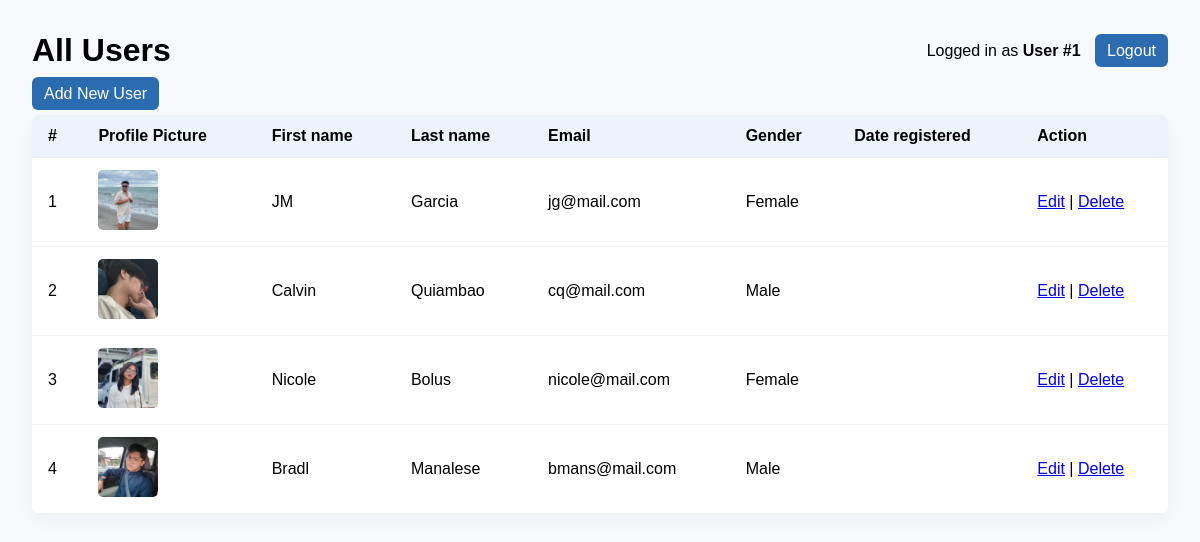
The app's page /registration/users/ (signed in) with its own data.
### registration/models.py (models this page shows, shortened)
class UserRegistration(models.Model):
    first_name = models.CharField(max_length=100)
    last_name = models.CharField(max_length=100)
    email = models.EmailField(max_length=150)
    gender = models.CharField(max_length=12)
    password = models.CharField(max_length=100)
    profile_picture = models.ImageField(
        upload_to='profile_pictures/',
        null=True,
        blank=True
)

### registration/views.py (the view)
    def wrapper(request, *args, **kwargs):
        if not request.session.get('user_id'):
            return redirect(f"{reverse('registration:login_html')}?next={request.path}")
        return fn(request, *args, **kwargs)

### registration/views.py (called while the page is built)
def login_required_view(fn):
    def wrapper(request, *args, **kwargs):
        if not request.session.get('user_id'):
            return redirect(f"{reverse('registration:login_html')}?next={request.path}")
        return fn(request, *args, **kwargs)
    wrapper.__name__ = fn.__name__
    return wrapper

@login_required_view
def users_html(request):
    users = UserRegistration.objects.all().order_by('id')
    return render(request, 'registration/users_list.html', {
        'users': users,
        'current_user': request.session.get('user_name')
    })

### MyBackend/templates/registration/users_list.html (shortened to what this page needs)
<!doctype html>
<html>
<head>
</head>
<body>
  <div class="top">
    <h1 style="margin:0;">All Users</h1>
    <div>
      Logged in as <strong>{% if current_user %}{{ current_user }}{% else %}User #{{ request.session.user_id|default:"-" }}{% endif %}</strong>
      <a href="{% url 'registration:logout_html' %}" class="button" style="margin-left:10px;">Logout</a>
    </div>
  </div>
    <div style="margin-bottom: 12px;">
  <a href="{% url 'registration:user_create_html' %}" class="button">Add New User</a>
</div>
  <table>
    <thead>
      <tr>
        <th>#</th>
        <th>Profile Picture</th>
        <th>First name</th>
        <th>Last name</th>
        <th>Email</th>
        <th>Gender</th>
        <th>Date registered</th>
        <th>Action</th>
      </tr>
    </thead>
    <tbody>
      {% for u in users %}
      <tr>
            <td>{{ forloop.counter }}</td>
                <td>
                  {% if u.profile_picture %}
                    <img src="{{ u.profile_picture.url }}"
                        alt="Profile Picture"
                        width="60" height="60"
                        style="object-fit: cover; border-radius: 5px;">
                  {% else %}
                    No image
                  {% endif %}
                </td>
        <td>{{ u.first_name }}</td>
        <td>{{ u.last_name }}</td>
        <td>{{ u.email }}</td>
        <td>{{ u.gender|default:"N/A" }}</td>
        <td>{{ u.date_registered|date:"Y-m-d H:i" }}</td>
        <td>
          <a href="{% url 'registration:user_update_html' u.id %}">Edit</a> |
          <a href="{% url 'registration:user_delete_html' u.id %}">Delete</a>
        </td>
      </tr>
      {% empty %}
      <tr><td colspan="6">No users yet.</td></tr>
      {% endfor %}
    </tbody>
  </table>
</body>
</html>

### MyBackend/templates/registration/users_list.html (style rules this page uses)
body { font-family: Arial, sans-serif; padding:24px; background:#f7f9fc; }
.top { display:flex; justify-content:space-between; align-items:center; margin-bottom:16px; }
table { width:100%; border-collapse:collapse; background:white; border-radius:8px; overflow:hidden; box-shadow:0 6px 18px rgba(0,0,0,0.04); }
th, td { padding:12px 16px; text-align:left; border-bottom:1px solid #f0f0f0; }
th { background:#eef3fb; font-weight:700; }
a.button { padding:8px 12px; background:#2b6cb0; color:white; border-radius:6px; text-decoration:none; }

### records on screen
UserRegistration: profile_picture (picture), first_name "JM", last_name "Garcia", email "jg@mail.com", gender "Female"
UserRegistration: profile_picture (picture), first_name "Calvin", last_name "Quiambao", email "cq@mail.com", gender "Male"
UserRegistration: profile_picture (placeholder picture), first_name "Nicole", last_name "Bolus", email "nicole@mail.com", gender "Female"
UserRegistration: profile_picture (picture), first_name "Bradl", last_name "Manalese", email "bmans@mail.com", gender "Male"

### other values on screen
{{ request.session.user_id|default:"-" }} "1"
